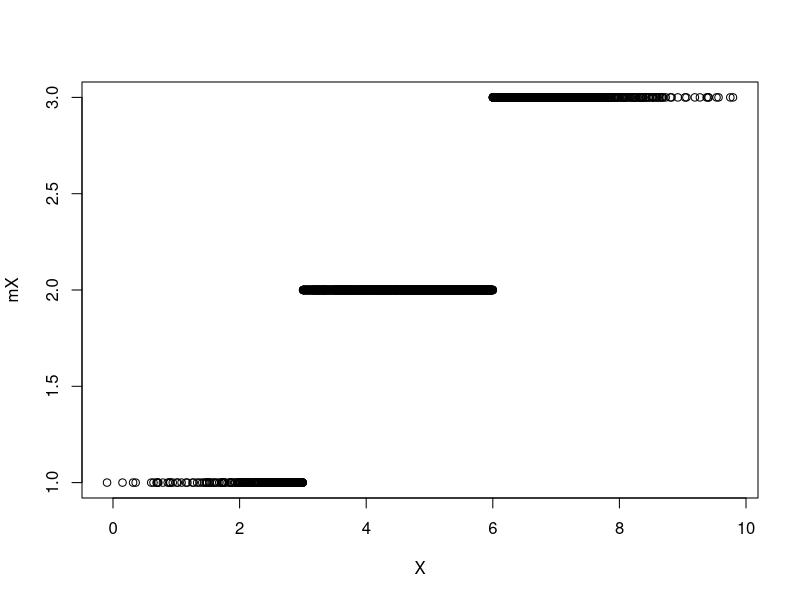
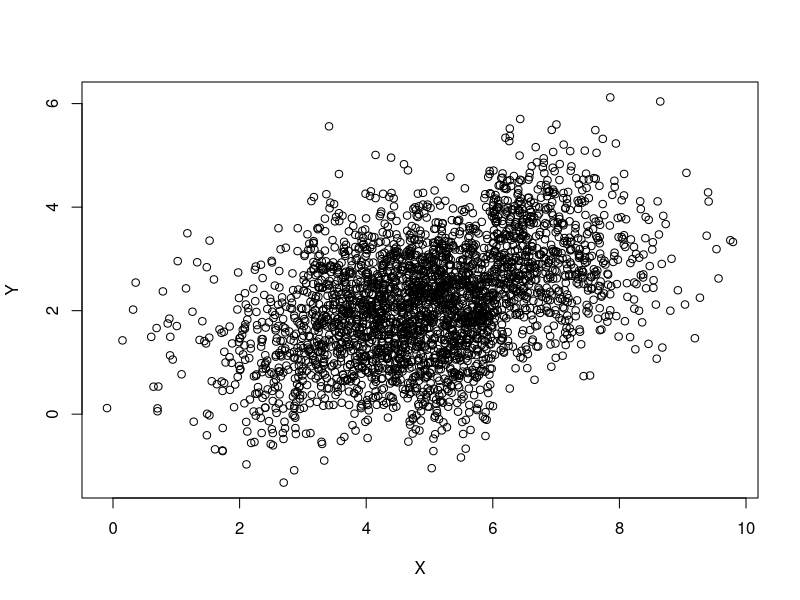
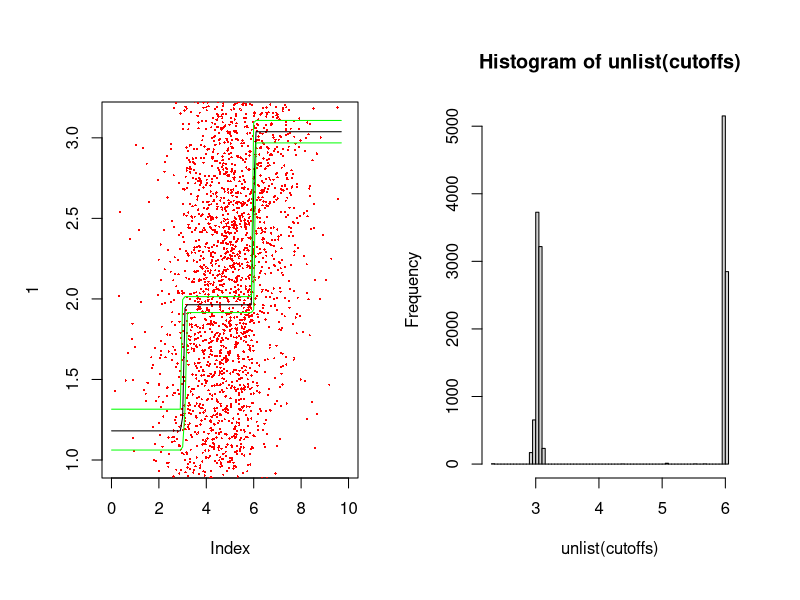

These charts were generated, in order, by the following R code: (Note: this script raises an error after producing the figures.)
CalcLogLike <- function(Y, X, cutoffs, heights, sigma) {
  if (length(heights) != length(cutoffs) + 1) {
    stop('Error: heights should be one element longer than cutoffs.')
  }
  mean_function <- rep(heights[1], length(X))
  for (ii in 2:length(heights)) {
    wh <- which(X >= cutoffs[ii - 1])
    mean_function[wh] <- heights[ii]
  }
  log_like <- dnorm(Y, mean = mean_function, sd = sigma, log = TRUE)
  return(sum(log_like))
}


set.seed(1234)
N <- 3000
sigma <- 1
minX <- 0
maxX <- 10
#X <- runif(N, minX, maxX)
X <- rnorm(N, mean = 5, sd = 1.5)
minX <- min(X)
maxX <- max(X)
true_means <- c(1, 2, 3)
true_cut <- c(3, 6)
mX <- true_means[1] * (X >= minX & X < true_cut[1]) +
  true_means[2] * (X >= true_cut[1] & X < true_cut[2]) +
  true_means[3] * (X >= true_cut[2])
Y <- rnorm(N, mean = mX, sd = sigma)
#Y <- rnorm(N, mean = 0, sd = sigma)
plot(X, mX)
plot(X, Y)

max_cutoffs <- 10
lambda <- 5  # Poisson parameter for number of breaks.

# Calculating the c parameter of bk, dk.
bk <- rep(0, max_cutoffs + 1)
names(bk) <- paste0('s=', c(0:max_cutoffs))
dk <- bk
etak <- bk
pik <- bk

for (ii in 0:(max_cutoffs - 1)) {  # Number of current cutoffs.
  bk[ii + 1] <- dpois(ii + 1, lambda = lambda) / dpois(ii, lambda = lambda)
  dk[ii + 2] <- dpois(ii, lambda = lambda) / dpois(ii + 1, lambda = lambda)
}
dk[length(dk)] <- dpois(max_cutoffs - 1, lambda = lambda) /
  dpois(max_cutoffs, lambda = lambda)
bk <- sapply(bk, function(x) min(x, 1))
dk <- sapply(dk, function(x) min(x, 1))

c <- 0.9 / max(bk + dk)
bk <- c * bk
dk <- c * dk
for (ii in 2:(max_cutoffs + 1)) {
  etak[ii] <- (1 - bk[ii] - dk[ii]) / 2
  pik[ii] <- etak[ii]
}
etak[1] <- 1 - bk[1]



uninf <- 100 ^ 2
Nsims <- 10000
heights <- NULL
heights[[1]] <- c(4, 2, 0)
cutoffs <- NULL
cutoffs[[1]] <- c(5, 9)
sigmas <- rep(NA, Nsims)
sigmas[1] <- 1
moves <- rep(NA, Nsims)
range_unif <- 1

# moves correspond to 1 = 'H', 2 = 'P', 3 = 'B', 4 = 'D'.



for (ii in 2:Nsims) {
  curr_cut <- length(cutoffs[[ii - 1]])
  moves[ii] <- sample(1:4, 1, prob = c(etak[curr_cut + 1], pik[curr_cut + 1],
                                       bk[curr_cut + 1], dk[curr_cut + 1]))
  
  # MOVE 1: Change in height.
  if (moves[ii] == 1) {
    
    # For change in heigth we can do Gibbs sampling, so we don't propose.
    cutoffs[[ii]] <- cutoffs[[ii - 1]]
    heights[[ii]] <- heights[[ii - 1]]
    
    # Choose which height to change randomly.
    wh_height <- sample(1:length(heights[[ii]]), 1)
    
    # Which observations correspond to that height.
    if (wh_height == 1) {
      wh_obs <- which(X < ifelse(length(cutoffs[[ii]]) > 0,
                                 cutoffs[[ii]][1], maxX + 1))
    } else if (wh_height == curr_cut + 1) {  # Last height.
      wh_obs <- which(X >= cutoffs[[ii]][curr_cut])
    } else {
      wh_obs <- which(X >= cutoffs[[ii]][wh_height - 1] &
                        X <= cutoffs[[ii]][wh_height])
    }
    # Update using Gibbs.
    ssq_h <- 1 / (length(wh_obs) / sigmas[ii - 1] + 1 / uninf)
    mu_h <- ssq_h * sum(Y[wh_obs] / sigmas[ii - 1])
    heights[[ii]][wh_height] <- rnorm(1, mean = mu_h, sd = sqrt(ssq_h))
    
    
    # MOVE 2: Change in position of cutoff.
  } else if (moves[ii] == 2) {
    
    proposed_cutoffs <- cutoffs[[ii - 1]]
    proposed_heights <- heights[[ii - 1]]
    
    # Which cutoff we will change.
    wh_cut <- sample(1:length(proposed_cutoffs), 1)
    cuts <- c(min(X), proposed_cutoffs, max(X))
    choose_from <- c(cuts[wh_cut], cuts[wh_cut + 2])
    proposed_cutoffs[wh_cut] <- runif(1, min = choose_from[1], max = choose_from[2])
    
    # Calculating the AR.
    logAR <- CalcLogLike(Y = Y, X = X, cutoffs = proposed_cutoffs,
                         heights = proposed_heights, sigma = sigmas[ii - 1])
    logAR <- logAR - CalcLogLike(Y = Y, X = X, cutoffs = cutoffs[[ii - 1]],
                                 heights = heights[[ii - 1]], sigma = sigmas[ii - 1])
    
    # I think the additional term is the same as in Poisson, but I need to check.
    logAR <- logAR + log(choose_from[2] - proposed_cutoffs[wh_cut])
    logAR <- logAR + log(proposed_cutoffs[wh_cut] - choose_from[1])
    logAR <- logAR - log(choose_from[2] - cutoffs[[ii - 1]][wh_cut])
    logAR <- logAR + log(cutoffs[[ii - 1]][wh_cut] - choose_from[1])
    
    
    cutoffs[[ii]] <- cutoffs[[ii - 1]]
    heights[[ii]] <- heights[[ii - 1]]
    if (log(runif(1)) < logAR) {
      cutoffs[[ii]] <- proposed_cutoffs
    }
    
    # MOVE 3: Birth to a new cutoff.
  } else if (moves[ii] == 3) {
    
    # Choose the new cutoff.
    sstar <- runif(1, minX, maxX)
    proposed_cutoffs <- sort(c(cutoffs[[ii - 1]], sstar))
    wh_cut <- which(proposed_cutoffs == sstar)
    
    sj <- ifelse(wh_cut == 1, minX, proposed_cutoffs[wh_cut - 1])
    sj1 <- ifelse(wh_cut == curr_cut + 1, maxX, proposed_cutoffs[wh_cut + 1])
    
    # Defining the proposed heights corresponding to the new cutoff.
    proposed_heights <- rep(NA, length(proposed_cutoffs) + 1)
    proposed_heights[- c(wh_cut, wh_cut + 1)] <- heights[[ii - 1]][- wh_cut]
    hj_prev <- heights[[ii - 1]][wh_cut]
    u <- runif(1, 0, range_unif)
    hj_new <- hj_prev - u * (sj1 - sstar) / (sj1 - sj)
    hj1_new <- hj_new + u * (sstar - sj) / (sj1 - sj)
    proposed_heights[c(wh_cut, wh_cut + 1)] <- c(hj_new, hj1_new)
    # NOTE: What if the change in heights is NOT uniform?
    
    # Calculating the acceptance probability.
    ## Likelihood ratio:
    logAR <- CalcLogLike(Y = Y, X = X, cutoffs = proposed_cutoffs,
                         heights = proposed_heights, sigma = sigmas[ii - 1])
    logAR <- logAR - CalcLogLike(Y = Y, X = X, cutoffs = cutoffs[[ii - 1]],
                                 heights = heights[[ii - 1]], sigma = sigmas[ii - 1])
    ## Prior ratio:
    # For the number of cutoffs:
    k <- length(cutoffs[[ii - 1]])
    logAR <- logAR + dpois(k + 1, lambda, log = TRUE)
    logAR <- logAR - dpois(k, lambda, log = TRUE)
    # For the cutoffs:
    logAR <- logAR + log(2 * (k + 1) * (2 * k + 3)) - log((maxX - minX) ^ 2)
    logAR <- logAR + log((sstar - sj) * (sj1 - sstar) / (sj1 - sj))
    # For the heights:
    logAR <- logAR + sum(dnorm(proposed_heights[c(wh_cut, wh_cut + 1)],
                               mean = 0, sd = sqrt(uninf), log = TRUE))
    logAR <- logAR - dnorm(heights[[ii - 1]][wh_cut], mean = 0, sd = sqrt(uninf),
                           log = TRUE)
    
    ## Proposal ratio:
    logAR <- logAR + log(dk[k + 2] * (maxX - minX) / (bk[k + 1] * (k + 1)))
    ## Jacobian is equal to 1.
    
    cutoffs[[ii]] <- cutoffs[[ii - 1]]
    heights[[ii]] <- heights[[ii - 1]]
    if (log(runif(1)) < logAR) {
      cutoffs[[ii]] <- proposed_cutoffs
      heights[[ii]] <- proposed_heights
    }
    
    # MOVE 4: DEATH OF A CUTOFF.
  } else {
    
    # Choose the cutoff to drop.
    wh_drop <- sample(1:curr_cut, 1)
    drop_cut <- cutoffs[[ii - 1]][wh_drop]
    
    # Proposing the new height.
    proposed_cutoffs <- setdiff(cutoffs[[ii - 1]], drop_cut)
    proposed_heights <- heights[[ii - 1]][- wh_drop]
    
    # Dropping sj1
    sj <- ifelse(wh_drop == 1, minX, proposed_cutoffs[wh_drop - 1])
    sj1 <- drop_cut
    sj2 <- ifelse(wh_drop == curr_cut, maxX, proposed_cutoffs[wh_drop])
    
    # Defining the new height as a weighted average of the two.
    hj_prev <- heights[[ii - 1]][wh_drop]
    hj1_prev <- heights[[ii - 1]][wh_drop + 1]
    h_new <- ((sj1 - sj) * hj_prev + (sj2 - sj1) * hj1_prev) / (sj2 - sj)
    proposed_heights[wh_drop] <- h_new
    
    # Calculate the AR.
    logAR <- CalcLogLike(Y, X, cutoffs = proposed_cutoffs, heights = proposed_heights,
                         sigma = sigmas[ii - 1])
    logAR <- logAR - CalcLogLike(Y, X, cutoffs = cutoffs[[ii - 1]],
                                 heights = heights[[ii - 1]], sigma = sigmas[ii - 1])
    # Add log prior ratio.
    # For the number of cutoffs:
    k <- length(cutoffs[[ii - 1]])
    logAR <- logAR + dpois(k - 1, lambda, log = TRUE) - dpois(k, lambda, log = TRUE)
    # For the cutoffs:
    logAR <- logAR + log((maxX - minX) ^ 2 / (2 * k * (2 * k - 1)))
    logAR <- logAR + log((sj2 - sj1) / ((sj1 - sj) * (sj2 - sj1)))
    # For the heights:
    logAR <- logAR +
      dnorm(h_new, mean = 0, sd = sqrt(uninf), log = TRUE) -
      sum(dnorm(c(hj_prev, hj1_prev), mean = 0, sd = sqrt(uninf), log = TRUE))
    
    # Add log proposal ratio.
    logAR <- logAR + log(bk[k] * k / (dk[k + 1] * (maxX - minX)))
    # Jacobian is 1.
    
    # Propose value and Accept/Reject.
    if (log(runif(1)) < logAR) {
      cutoffs[[ii]] <- proposed_cutoffs
      heights[[ii]] <- proposed_heights
    } else {
      cutoffs[[ii]] <- cutoffs[[ii - 1]]
      heights[[ii]] <- heights[[ii - 1]]
    }
  }
  sigmas[ii] <- sigmas[ii - 1]
}




pred_x <- seq(minX, maxX, length.out = 100)
pred_x <- pred_x[- c(1, length(pred_x))]
pred_y <- matrix(NA, nrow = length(pred_x), ncol = length(heights))
for (ii in 1:length(heights)) {
  cuts <- rep(cutoffs[[ii]], each = 2)
  cuts <- c(minX, cuts, maxX)
  for (cc in 1:(length(cuts) / 2)) {
    wh_obs <- which(pred_x > cuts[2 * cc - 1] & pred_x <= cuts[2 * cc])
    pred_y[wh_obs, ii] <- heights[[ii]][cc]
  }
}

pred_y <- pred_y[, - c(1:2000)]
cutoffs <- cutoffs[-c(1:2000)]

par(mfrow = c(1, 2), oma = rep(1, 4))

plot(1, xlim = c(0, 10), type = 'n', ylim = range(pred_y), main = '')
points(X, Y, pch = 16, cex = 0.3, col = 'red')
lines(pred_x, apply(pred_y, 1, mean))
lines(pred_x, apply(pred_y, 1, function(x) quantile(x, probs = 0.025)), col = 'green')
lines(pred_x, apply(pred_y, 1, function(x) quantile(x, probs = 0.975)), col = 'green')

hist(unlist(cutoffs), breaks = 100)
table(sapply(cutoffs, length)) / sum(table(sapply(cutoffs, length)))



# Plotting the results separately for the number of cutoffs.
par(mfrow = c(1, 2), mar = rep(2, 4))
only_cuts <- 2

wh <- which(number_cuts == only_cuts)
pred_y_wh <- pred_y[, wh]
plot(1, xlim = c(0, 10), type = 'n', ylim = range(Y), main = only_cuts)
points(X, Y, pch = 16, cex = 0.3, col = 'red')
lines(pred_x, apply(pred_y_wh, 1, mean))
lines(pred_x, apply(pred_y_wh, 1, function(x) quantile(x, probs = 0.025)), col = 'green')
lines(pred_x, apply(pred_y_wh, 1, function(x) quantile(x, probs = 0.975)), col = 'green')

hist(unlist(cutoffs[wh]), breaks = 200, xlim = range(X), main = only_cuts)




